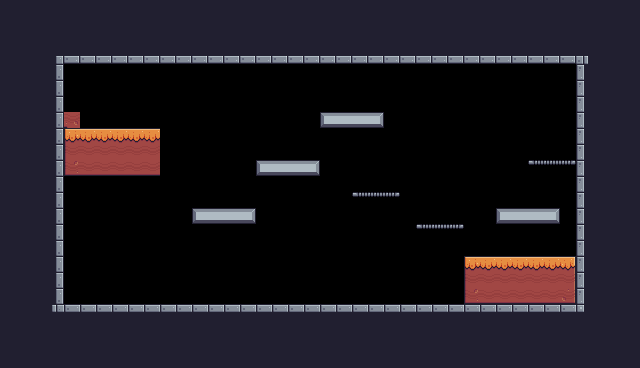

This is a level from a 2D game, rendered from its Tiled map with the project's own tilesets. A one-line summary and the complete map file follow:
An orthogonal 40x23 tile map with 16x16 px tiles, 1 tile layer (Background) and 22 objects (4x Fruit, 3x Platform, 2x Saw, Player, Checkpoint).

<map version="1.10" tiledversion="1.10.2" orientation="orthogonal" renderorder="right-down" width="40" height="23" tilewidth="16" tileheight="16" infinite="0" nextlayerid="4" nextobjectid="63">
 <tileset firstgid="1" source="Pixel Adventure.tsx" />
 <layer id="1" name="Background" width="40" height="23">
  <properties>
   <property name="BackgroundColor" value="Green" />
  </properties>
  <data encoding="csv">
24,24,24,24,24,24,24,24,24,24,24,24,24,24,24,24,24,24,24,24,24,24,24,24,24,24,24,24,24,24,24,24,24,24,24,24,24,24,24,24,
24,24,24,24,24,24,24,24,24,24,24,24,24,24,24,24,24,24,24,24,24,24,24,24,24,24,24,24,24,24,24,24,24,24,24,24,24,24,24,24,
24,24,24,24,24,24,24,24,24,24,24,24,24,24,24,24,24,24,24,24,24,24,24,24,24,24,24,24,24,24,24,24,24,24,24,24,24,24,24,24,
24,24,24,4,46,46,46,46,46,46,46,46,46,46,46,46,46,46,46,46,46,46,46,46,46,46,46,46,46,46,46,46,46,46,46,46,5,24,24,24,
24,24,24,25,0,0,0,0,0,0,0,0,0,0,0,0,0,0,0,0,0,0,0,0,0,0,0,0,0,0,0,0,0,0,0,0,23,24,24,24,
24,24,24,25,0,0,0,0,0,0,0,0,0,0,0,0,0,0,0,0,0,0,0,0,0,0,0,0,0,0,0,0,0,0,0,0,23,24,24,24,
24,24,24,25,0,0,0,0,0,0,0,0,0,0,0,0,0,0,0,0,0,0,0,0,0,0,0,0,0,0,0,0,0,0,0,0,23,24,24,24,
24,24,24,25,99,0,0,0,0,0,0,0,0,0,0,0,0,0,0,0,101,102,102,103,0,0,0,0,0,0,0,0,0,0,0,0,23,24,24,24,
24,24,24,25,95,96,96,96,96,96,0,0,0,0,0,0,0,0,0,0,0,0,0,0,0,0,0,0,0,0,0,0,0,0,0,0,23,24,24,24,
24,24,24,25,117,118,118,118,118,118,0,0,0,0,0,0,0,0,0,0,0,0,0,0,0,0,0,0,0,0,0,0,0,0,0,0,23,24,24,24,
24,24,24,25,139,140,140,140,140,140,0,0,0,0,0,0,101,102,102,103,0,0,0,0,0,0,0,0,0,0,0,0,0,62,63,64,23,24,24,24,
24,24,24,25,0,0,0,0,0,0,0,0,0,0,0,0,0,0,0,0,0,0,0,0,0,0,0,0,0,0,0,0,0,0,0,0,23,24,24,24,
24,24,24,25,0,0,0,0,0,0,0,0,0,0,0,0,0,0,0,0,0,0,62,63,64,0,0,0,0,0,0,0,0,0,0,0,23,24,24,24,
24,24,24,25,0,0,0,0,0,0,0,0,101,102,102,103,0,0,0,0,0,0,0,0,0,0,0,0,0,0,0,101,102,102,103,0,23,24,24,24,
24,24,24,25,0,0,0,0,0,0,0,0,0,0,0,0,0,0,0,0,0,0,0,0,0,0,62,63,64,0,0,0,0,0,0,0,23,24,24,24,
24,24,24,25,0,0,0,0,0,0,0,0,0,0,0,0,0,0,0,0,0,0,0,0,0,0,0,0,0,0,0,0,0,0,0,0,23,24,24,24,
24,24,24,25,0,0,0,0,0,0,0,0,0,0,0,0,0,0,0,0,0,0,0,0,0,0,0,0,0,95,96,96,96,96,96,97,23,24,24,24,
24,24,24,25,0,0,0,0,0,0,0,0,0,0,0,0,0,0,0,0,0,0,0,0,0,0,0,0,0,117,118,118,118,118,118,119,23,24,24,24,
24,24,24,25,0,0,0,0,0,0,0,0,0,0,0,0,0,0,0,0,0,0,0,0,0,0,0,0,0,139,140,140,140,140,140,141,23,24,24,24,
24,24,24,26,2,2,2,2,2,2,2,2,2,2,2,2,2,2,2,2,2,2,2,2,2,2,2,2,2,2,2,2,2,2,2,2,27,24,24,24,
24,24,24,24,24,24,24,24,24,24,24,24,24,24,24,24,24,24,24,24,24,24,24,24,24,24,24,24,24,24,24,24,24,24,24,24,24,24,24,24,
24,24,24,24,24,24,24,24,24,24,24,24,24,24,24,24,24,24,24,24,24,24,24,24,24,24,24,24,24,24,24,24,24,24,24,24,24,24,24,24,
24,24,24,24,24,24,24,24,24,24,24,24,24,24,24,24,24,24,24,24,24,24,24,24,24,24,24,24,24,24,24,24,24,24,24,24,24,24,24,24
</data>
 </layer>
 <objectgroup id="2" name="Spawnpoints">
  <object id="2" name="Player" type="Player" x="128" y="96" width="31.2744" height="30.0716" />
  <object id="30" name="BigBox" type="Fruit" x="208" y="176" width="32" height="32" />
  <object id="37" type="Saw" x="240" y="272" width="32" height="32">
   <properties>
    <property name="isVertical" type="bool" value="false" />
    <property name="offNeg" type="float" value="4" />
    <property name="offPos" type="float" value="3" />
   </properties>
  </object>
  <object id="40" type="Checkpoint" x="528" y="96" width="48" height="64" />
  <object id="52" name="WaterBottle" type="Fruit" x="272" y="128" width="32" height="32" />
  <object id="53" name="Banana" type="Fruit" x="336" y="80" width="32" height="32" />
  <object id="55" name="Tire" type="Fruit" x="496" y="176" width="32" height="32" />
  <object id="56" type="Saw" x="432" y="144" width="32" height="32">
   <properties>
    <property name="isVertical" type="bool" value="true" />
    <property name="offNeg" type="float" value="4" />
    <property name="offPos" type="float" value="3" />
   </properties>
  </object>
 </objectgroup>
 <objectgroup id="3" name="Collisions">
  <object id="10" x="48" y="32" width="16" height="304" />
  <object id="11" x="32" y="48" width="576" height="16" />
  <object id="12" x="576" y="32" width="16" height="304" />
  <object id="13" x="32" y="304" width="576" height="16" />
  <object id="17" x="64" y="128" width="96" height="48" />
  <object id="19" x="64" y="112" width="16" height="16" />
  <object id="20" x="464" y="256" width="112" height="48" />
  <object id="21" type="Platform" x="528" y="160" width="48" height="16" />
  <object id="24" x="320" y="112" width="64" height="16" />
  <object id="25" x="256" y="160" width="64" height="16" />
  <object id="27" x="192" y="208" width="64" height="16" />
  <object id="28" x="496" y="208" width="64" height="16" />
  <object id="61" type="Platform" x="416" y="224" width="48" height="16" />
  <object id="62" type="Platform" x="352" y="192" width="48" height="16" />
 </objectgroup>
</map>
